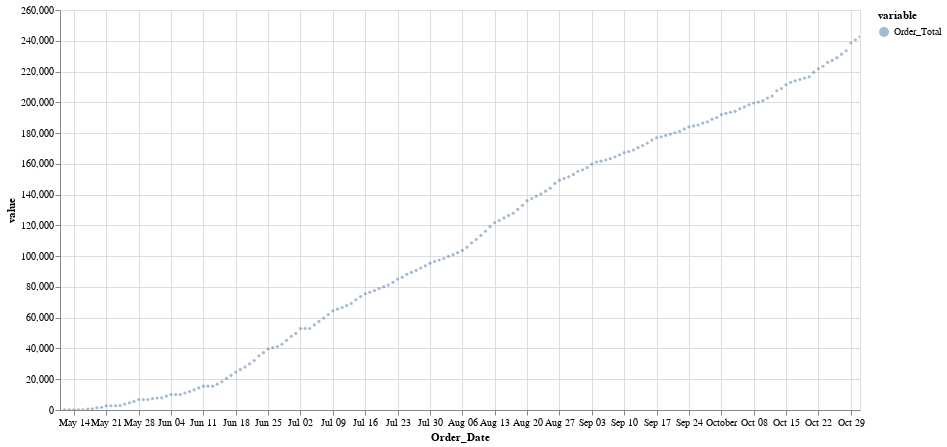

The notebook cell this image was saved under:
### Code cell
days_cum = days.cumsum()
chart_3 = alt.Chart(days_cum.reset_index().melt('Order_Date')).mark_circle(size=10, opacity=0.5).encode(
    x='Order_Date',
    y='value',
    color = 'variable'
).properties(width=800, height=400)

chart_3.interactive()

### Figure 1 — Vega-Lite specification as saved in the notebook (floating-point values rounded to 4 significant figures; data arrays with more than 128 entries replaced by an {"elided": "..."} marker saying what was removed)
{"config": {"view": {"continuousWidth": 300, "continuousHeight": 300}}, "data": {"name": "data-0deaa63ebc0dfae4a1775da8f689e357"}, "mark": {"type": "circle", "opacity": 0.5, "size": 10}, "encoding": {"color": {"field": "variable", "type": "nominal"}, "x": {"field": "Order_Date", "type": "temporal"}, "y": {"field": "value", "type": "quantitative"}}, "height": 400, "params": [{"name": "param_5", "select": {"type": "interval", "encodings": ["x", "y"]}, "bind": "scales"}], "width": 800, "$schema": "https://vega.github.io/schema/vega-lite/v5.15.1.json", "datasets": {"data-0deaa63ebc0dfae4a1775da8f689e357": {"elided": "174 records"}}}
